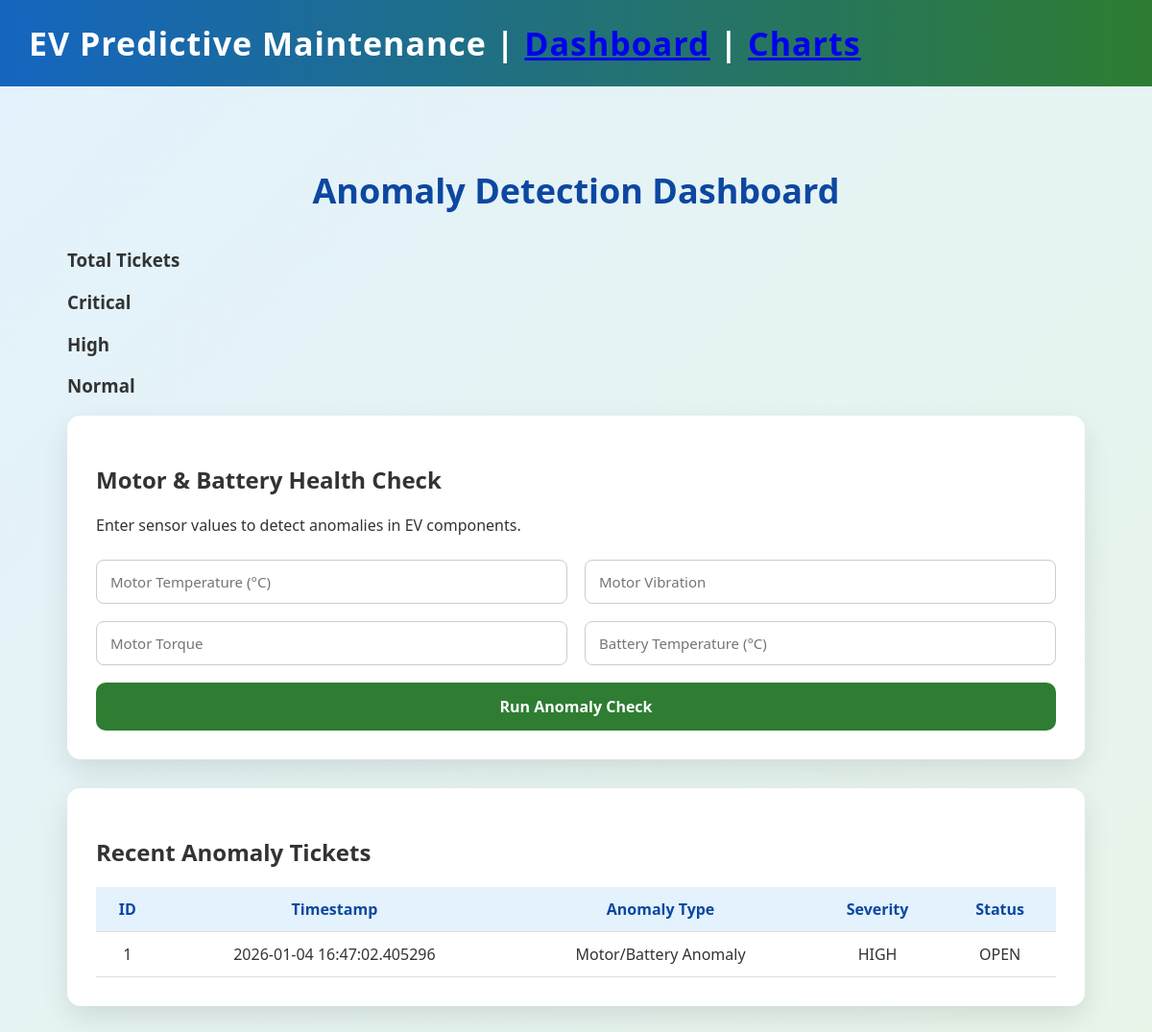
The app's page /dashboard, older data.
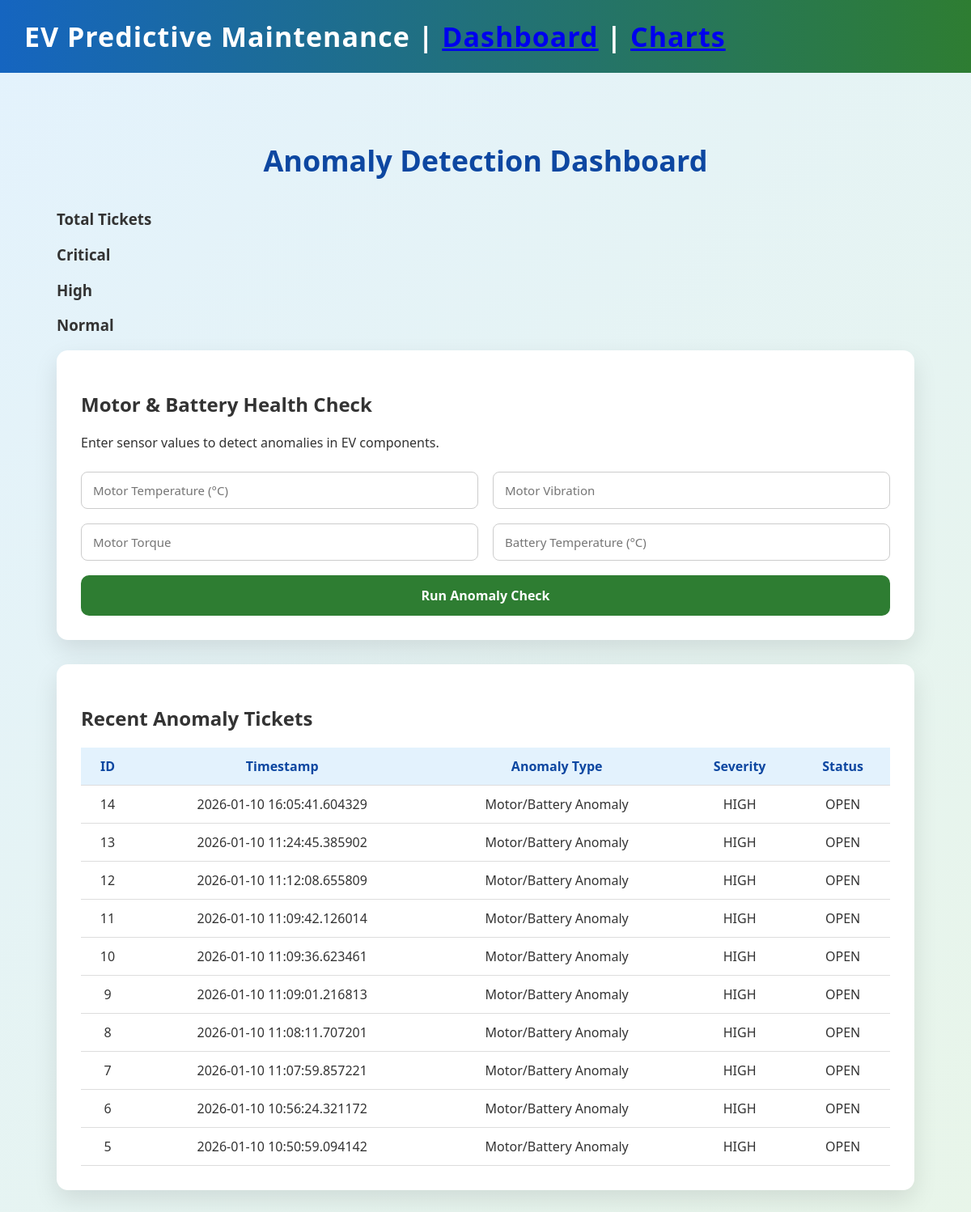
The same page, newer data.
### tables this page shows
CREATE TABLE tickets (
            id INTEGER PRIMARY KEY AUTOINCREMENT,
            timestamp TEXT,
            anomaly_type TEXT,
            severity TEXT,
            status TEXT
        );

### routes/dashboard.py (the view, shortened to what this page needs)
@dashboard_bp.route("/dashboard", methods=["GET", "POST"])
def dashboard():
    result = None
    tickets = get_recent_tickets()
    return render_template("dashboard.html", result=result, tickets=tickets)

### database/db.py (called while the page is built)
def get_db():
    return sqlite3.connect(DB_PATH)

### services/ticket_service.py (called while the page is built)
def get_recent_tickets(limit=10):
    conn = get_db()
    cur = conn.cursor()
    cur.execute("""
        SELECT id, timestamp, anomaly_type, severity, status
        FROM tickets
        ORDER BY timestamp DESC
        LIMIT ?
    """, (limit,))
    rows = cur.fetchall()
    conn.close()
    return rows

### templates/dashboard.html (shortened to what this page needs)
<!DOCTYPE html>
<html lang="en">
<head>
    <link rel="stylesheet" href="{{ url_for('static', filename='css/style.css') }}">
</head>
<body>
    <div class="navbar">
        EV Predictive Maintenance |
        <a href="/dashboard">Dashboard</a> |
        <a href="/charts">Charts</a>
    </div>
    <div class="container">
        <h1 class="page-title">Anomaly Detection Dashboard</h1>
        <div class="summary-grid">
            <div class="summary-card total">
                <h3>Total Tickets</h3>
            </div>
            <div class="summary-card critical">
                <h3>Critical</h3>
            </div>
            <div class="summary-card high">
                <h3>High</h3>
            </div>
            <div class="summary-card normal">
                <h3>Normal</h3>
            </div>
        </div>
        <div class="card">
            <h2>Motor & Battery Health Check</h2>
            <p>Enter sensor values to detect anomalies in EV components.</p>
            <form method="POST" class="form-grid">
                <input type="number" step="any" name="motor_temp" placeholder="Motor Temperature (°C)" required>
                <input type="number" step="any" name="vibration" placeholder="Motor Vibration" required>
                <input type="number" step="any" name="torque" placeholder="Motor Torque" required>
                <input type="number" step="any" name="battery_temp" placeholder="Battery Temperature (°C)" required>
                <button type="submit">Run Anomaly Check</button>
            </form>
        </div>
        <div class="card" style="margin-top:30px;">
            <h2>Recent Anomaly Tickets</h2>
            <table class="ticket-table">
                <tr>
                    <th>ID</th>
                    <th>Timestamp</th>
                    <th>Anomaly Type</th>
                    <th>Severity</th>
                    <th>Status</th>
                </tr>
                {% for t in tickets %}
                <tr>
                    <td>{{ t[0] }}</td>
                    <td>{{ t[1] }}</td>
                    <td>{{ t[2] }}</td>
                    <td>{{ t[3] }}</td>
                    <td>{{ t[4] }}</td>
                </tr>
                {% endfor %}
            </table>
        </div>
    </div>
</body>
</html>

### static/css/style.css (style rules this page uses)
:root { --primary-blue: #1565c0; --primary-green: #2e7d32; --light-blue: #e3f2fd; --light-green: #e8f5e9; --card-bg: #ffffff; --success: #2e7d32; --danger: #d32f2f; }
* { box-sizing: border-box; font-family: "Segoe UI", Tahoma, sans-serif; }
body { margin: 0; min-height: 100vh; background: linear-gradient( 135deg, var(--light-blue), var(--light-green) ); color: #333; }
.navbar { background: linear-gradient(90deg, var(--primary-blue), var(--primary-green)); padding: 22px 30px; color: white; font-size: 34px; font-weight: 700; letter-spacing: 1px; }
.container { max-width: 1100px; margin: 40px auto; padding: 20px; }
.page-title { text-align:center; font-size: 36px; color: #0d47a1; margin-bottom: 35px; }
.card { background: var(--card-bg); border-radius: 14px; padding: 30px; box-shadow: 0 12px 30px rgba(0, 0, 0, 0.1); transition: transform 0.2s ease, box-shadow 0.2s ease; }
.form-grid { display: grid; grid-template-columns: repeat(2, 1fr); gap: 18px; margin-top: 25px; }
input { padding: 12px 14px; border-radius: 8px; border: 1px solid #ccc; font-size: 15px; }
button { grid-column: span 2; padding: 14px; font-size: 16px; border-radius: 10px; border: none; background: var(--primary-green); color: white; font-weight: 600; cursor: pointer; }
.ticket-table { width: 100%; border-collapse: collapse; margin-top: 15px; }
.ticket-table th, .ticket-table td { padding: 12px; border-bottom: 1px solid #ddd; text-align: center; }
.ticket-table th { background: #e3f2fd; color: #0d47a1; }

Row changes from the older to the newer data that the page shows:
no longer on this page (row unchanged): tickets: id "1", timestamp "2026-01-04 16:47:02.405296", anomaly_type "Motor/Battery Anomaly", severity "HIGH", status "OPEN"
added tickets: id "14", timestamp "2026-01-10 16:05:41.604329", anomaly_type "Motor/Battery Anomaly", severity "HIGH", status "OPEN"
added tickets: id "13", timestamp "2026-01-10 11:24:45.385902", anomaly_type "Motor/Battery Anomaly", severity "HIGH", status "OPEN"
added tickets: id "12", timestamp "2026-01-10 11:12:08.655809", anomaly_type "Motor/Battery Anomaly", severity "HIGH", status "OPEN"
added tickets: id "11", timestamp "2026-01-10 11:09:42.126014", anomaly_type "Motor/Battery Anomaly", severity "HIGH", status "OPEN"
added tickets: id "10", timestamp "2026-01-10 11:09:36.623461", anomaly_type "Motor/Battery Anomaly", severity "HIGH", status "OPEN"
added tickets: id "9", timestamp "2026-01-10 11:09:01.216813", anomaly_type "Motor/Battery Anomaly", severity "HIGH", status "OPEN"
added tickets: id "8", timestamp "2026-01-10 11:08:11.707201", anomaly_type "Motor/Battery Anomaly", severity "HIGH", status "OPEN"
added tickets: id "7", timestamp "2026-01-10 11:07:59.857221", anomaly_type "Motor/Battery Anomaly", severity "HIGH", status "OPEN"
added tickets: id "6", timestamp "2026-01-10 10:56:24.321172", anomaly_type "Motor/Battery Anomaly", severity "HIGH", status "OPEN"
added tickets: id "5", timestamp "2026-01-10 10:50:59.094142", anomaly_type "Motor/Battery Anomaly", severity "HIGH", status "OPEN"
